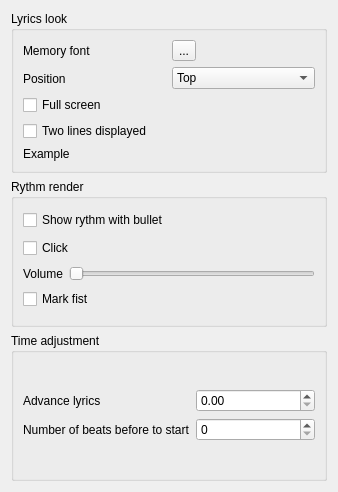
<?xml version="1.0" encoding="UTF-8"?>
<ui version="4.0">
 <class>FormMemoryInfo</class>
 <widget class="QWidget" name="FormMemoryInfo">
  <property name="geometry">
   <rect>
    <x>0</x>
    <y>0</y>
    <width>338</width>
    <height>492</height>
   </rect>
  </property>
  <property name="windowTitle">
   <string>Form</string>
  </property>
  <layout class="QHBoxLayout" name="horizontalLayout">
   <item>
    <layout class="QVBoxLayout" name="verticalLayout">
     <item>
      <widget class="QGroupBox" name="groupBox_2">
       <property name="title">
        <string>Lyrics look</string>
       </property>
       <layout class="QHBoxLayout" name="horizontalLayout_3">
        <item>
         <layout class="QVBoxLayout" name="verticalLayout_4">
          <item>
           <layout class="QHBoxLayout" name="horizontalLayout_2">
            <item>
             <layout class="QVBoxLayout" name="verticalLayout_2">
              <item>
               <widget class="QLabel" name="labelFontMemory">
                <property name="text">
                 <string>Memory font</string>
                </property>
               </widget>
              </item>
              <item>
               <widget class="QLabel" name="labelPositionMemory">
                <property name="text">
                 <string>Position</string>
                </property>
               </widget>
              </item>
             </layout>
            </item>
            <item>
             <layout class="QVBoxLayout" name="verticalLayout_3">
              <item>
               <widget class="FontButton" name="toolButtonFontMemory">
                <property name="toolTip">
                 <string>Allow to choose font and font color to display on the monitoring screen</string>
                </property>
                <property name="text">
                 <string>...</string>
                </property>
               </widget>
              </item>
              <item>
               <widget class="QComboBox" name="comboBoxPositionMemory">
                <property name="toolTip">
                 <string>If not fullScreen mode is selected, allows to choose if window will be in top, bottom or in middle o the screen</string>
                </property>
                <item>
                 <property name="text">
                  <string>Top</string>
                 </property>
                </item>
                <item>
                 <property name="text">
                  <string>Middle</string>
                 </property>
                </item>
                <item>
                 <property name="text">
                  <string>Bottom</string>
                 </property>
                </item>
               </widget>
              </item>
             </layout>
            </item>
           </layout>
          </item>
          <item>
           <widget class="QCheckBox" name="checkBoxFullScreenMemory">
            <property name="toolTip">
             <string>Show monitoring window in fullscreen mode</string>
            </property>
            <property name="text">
             <string>Full screen</string>
            </property>
           </widget>
          </item>
          <item>
           <widget class="QCheckBox" name="checkBoxTwoLines">
            <property name="toolTip">
             <string>Show one line or two lines</string>
            </property>
            <property name="text">
             <string>Two lines displayed</string>
            </property>
           </widget>
          </item>
          <item>
           <widget class="QLabel" name="labelExample">
            <property name="text">
             <string>Example </string>
            </property>
           </widget>
          </item>
         </layout>
        </item>
       </layout>
      </widget>
     </item>
     <item>
      <widget class="QGroupBox" name="groupBox">
       <property name="title">
        <string>Rythm render</string>
       </property>
       <layout class="QHBoxLayout" name="horizontalLayout_6">
        <item>
         <layout class="QVBoxLayout" name="verticalLayout_6">
          <item>
           <widget class="QCheckBox" name="checkBoxShowRythmTextMemory">
            <property name="toolTip">
             <string>Show bullet changing with rythm</string>
            </property>
            <property name="text">
             <string>Show rythm with bullet</string>
            </property>
           </widget>
          </item>
          <item>
           <widget class="QCheckBox" name="checkBoxClick">
            <property name="text">
             <string>Click</string>
            </property>
           </widget>
          </item>
          <item>
           <layout class="QHBoxLayout" name="horizontalLayout_5">
            <item>
             <widget class="QLabel" name="labelVolume">
              <property name="text">
               <string>Volume</string>
              </property>
             </widget>
            </item>
            <item>
             <widget class="QSlider" name="horizontalSliderVolume">
              <property name="maximum">
               <number>100</number>
              </property>
              <property name="orientation">
               <enum>Qt::Horizontal</enum>
              </property>
             </widget>
            </item>
           </layout>
          </item>
          <item>
           <widget class="QCheckBox" name="checkBoxMarkFirst">
            <property name="text">
             <string>Mark fist</string>
            </property>
           </widget>
          </item>
         </layout>
        </item>
       </layout>
      </widget>
     </item>
     <item>
      <widget class="QGroupBox" name="groupBox_3">
       <property name="title">
        <string>Time adjustment</string>
       </property>
       <layout class="QVBoxLayout" name="verticalLayout_8">
        <item>
         <layout class="QHBoxLayout" name="horizontalLayout_7">
          <item>
           <layout class="QVBoxLayout" name="verticalLayout_7">
            <item>
             <widget class="QLabel" name="labelAdvance">
              <property name="text">
               <string>Advance lyrics </string>
              </property>
             </widget>
            </item>
            <item>
             <widget class="QLabel" name="labelTimeAddedBeforeStart">
              <property name="text">
               <string>Number of beats before to start</string>
              </property>
             </widget>
            </item>
           </layout>
          </item>
          <item>
           <layout class="QVBoxLayout" name="verticalLayout_5">
            <item>
             <widget class="QDoubleSpinBox" name="doubleSpinBoxAdvance"/>
            </item>
            <item>
             <layout class="QHBoxLayout" name="horizontalLayout_4">
              <item>
               <widget class="QSpinBox" name="spinBoxTimeBeforeStart"/>
              </item>
             </layout>
            </item>
           </layout>
          </item>
         </layout>
        </item>
       </layout>
      </widget>
     </item>
    </layout>
   </item>
  </layout>
 </widget>
 <customwidgets>
  <customwidget>
   <class>FontButton</class>
   <extends>QToolButton</extends>
   <header>fontbutton.h</header>
  </customwidget>
 </customwidgets>
 <resources/>
 <connections/>
</ui>
